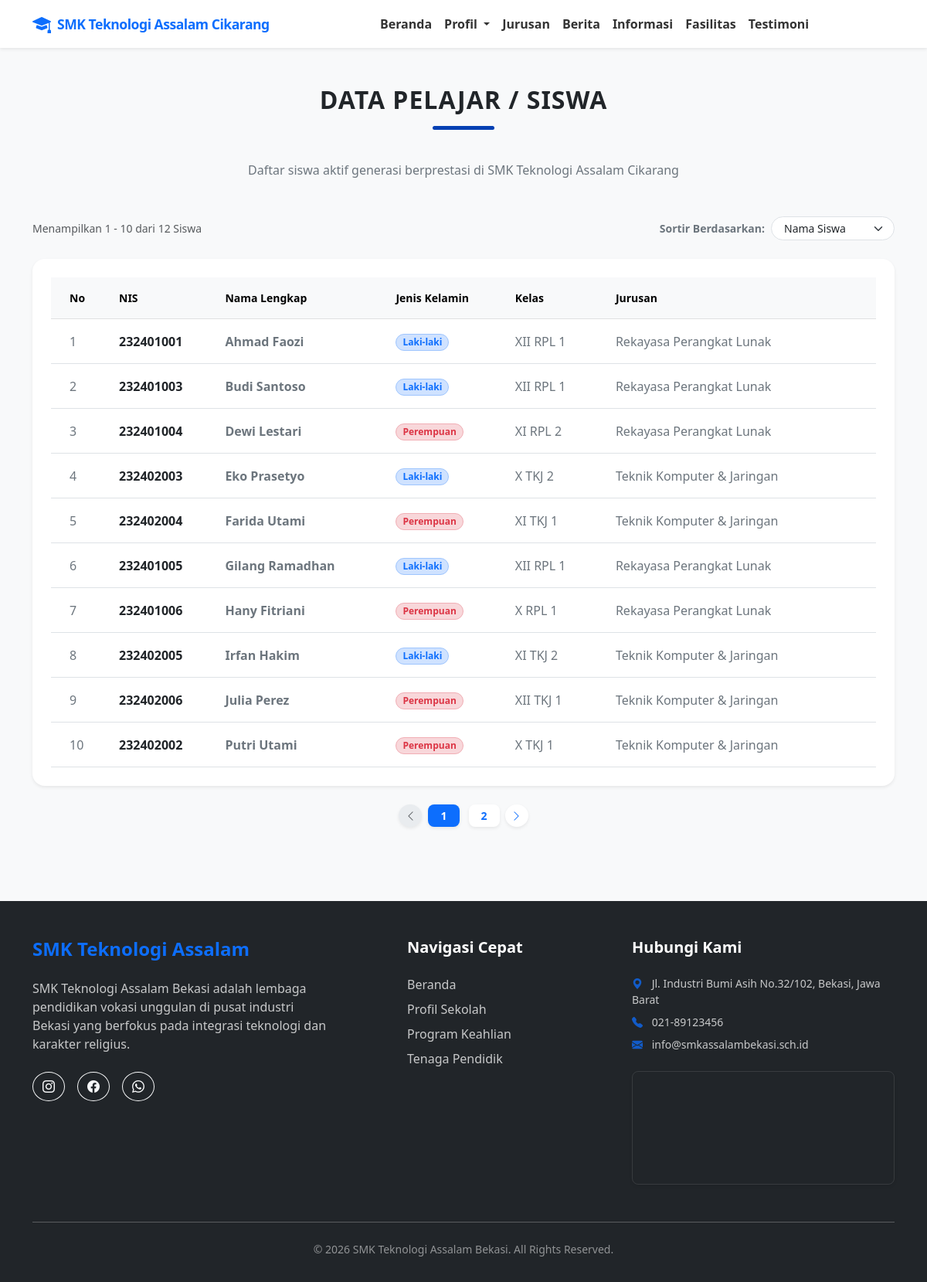
The app's page /siswa.php with its own data.
### tables this page shows
CREATE TABLE `hero` (
  `id` int(11) NOT NULL,
  `judul_utama` varchar(255) NOT NULL,
  `subtitle` text NOT NULL,
  `img_slider_1` varchar(255) NOT NULL,
  `img_slider_2` varchar(255) NOT NULL
);

CREATE TABLE `siswa` (
  `id` int(11) NOT NULL,
  `nis` varchar(20) NOT NULL,
  `nama` varchar(150) NOT NULL,
  `jk` enum('Laki-laki','Perempuan') NOT NULL,
  `kelas` varchar(50) NOT NULL,
  `jurusan` varchar(150) NOT NULL
);

CREATE TABLE `kontak` (
  `id` int(11) NOT NULL,
  `alamat` text NOT NULL,
  `telp` varchar(50) NOT NULL,
  `email` varchar(100) NOT NULL,
  `wa` varchar(50) NOT NULL,
  `ig` varchar(100) NOT NULL,
  `fb` varchar(100) NOT NULL,
  `tentang` text NOT NULL
);

### siswa.php (the view, shortened to what this page needs)
<?php
$conn = mysqli_connect("localhost", "root", "", "dbassalam");
$sort_by = $_GET['sort'] ?? 'nama';
$limit = 10;
$query_total = mysqli_query($conn, "SELECT COUNT(*) as total FROM siswa");
$data_total = mysqli_fetch_assoc($query_total);
$total_data = $data_total['total'];
$total_pages = ceil($total_data / $limit);
$current_page = isset($_GET['page']) ? (int)$_GET['page'] : 1;
$offset = ($current_page - 1) * $limit;
$query_siswa = "SELECT * FROM siswa ORDER BY $sort_by ASC LIMIT $limit OFFSET $offset";
$result_siswa = mysqli_query($conn, $query_siswa);
$siswa_tampil = [];
if ($result_siswa && mysqli_num_rows($result_siswa) > 0) {
    while ($row = mysqli_fetch_assoc($result_siswa)) {
        $siswa_tampil[] = $row;
    }
}
include 'header.php';
?>
    <main class="container content-wrapper">
        <div class="text-center mb-5">
            <h2 class="section-title">Data Pelajar / Siswa</h2>
            <p class="text-secondary">Daftar siswa aktif generasi berprestasi di <?= $hero['judul_utama'] ?? 'SMK Teknologi Assalam' ?></p>
        </div>
        <div class="d-flex flex-column flex-md-row justify-content-between align-items-md-center gap-3 mb-4">
            <div class="text-muted small">
                Menampilkan <?= $total_data > 0 ? $offset + 1 : 0 ?> - <?= min($offset + $limit, $total_data) ?> dari <?= $total_data ?> Siswa
            </div>
            <form method="GET" class="d-flex align-items-center gap-2">
                <label for="sort" class="small fw-semibold text-secondary text-nowrap mb-0">Sortir Berdasarkan:</label>
                <select name="sort" id="sort" class="form-select form-select-sm rounded-pill px-3" onchange="this.form.submit()" style="width: 160px;">
                    <option value="nama" <?= $sort_by == 'nama' ? 'selected' : '' ?>>Nama Siswa</option>
                </select>
            </form>
        </div>
        <div class="card border-0 shadow-sm rounded-4 overflow-hidden mb-4">
            <div class="card-body p-4">
                <div class="table-responsive">
                    <table class="table table-hover align-middle mb-0">
                        <thead class="table-light">
                            <tr class="text-secondary fw-bold small">
                                <th class="py-3 px-4" style="width: 80px;">No</th>
                                <th class="py-3">NIS</th>
                                <th class="py-3">Nama Lengkap</th>
                                <th class="py-3">Jenis Kelamin</th>
                                <th class="py-3">Kelas</th>
                                <th class="py-3 px-4">Jurusan</th>
                            </tr>
                        </thead>
                        <tbody>
                            <?php if (!empty($siswa_tampil)): ?>
                                <?php $no = $offset + 1; foreach($siswa_tampil as $s): ?>
                                <tr>
                                    <td class="py-3 px-4 fw-medium text-secondary"><?= $no++; ?></td>
                                    <td class="py-3 fw-bold text-dark"><?= htmlspecialchars($s['nis']) ?></td>
                                    <td class="py-3 text-secondary fw-semibold"><?= htmlspecialchars($s['nama']) ?></td>
                                    <td class="py-3">
                                        <?php if($s['jk'] == 'Laki-laki'): ?>
                                            <span class="badge bg-primary-subtle text-primary border border-primary-subtle px-2 py-1 rounded-pill small">Laki-laki</span>
                                        <?php else: ?>
                                            <span class="badge bg-danger-subtle text-danger border border-danger-subtle px-2 py-1 rounded-pill small">Perempuan</span>
                                        <?php endif; ?>
                                    </td>
                                    <td class="py-3 text-secondary"><?= htmlspecialchars($s['kelas']) ?></td>
                                    <td class="py-3 px-4 text-secondary"><?= htmlspecialchars($s['jurusan']) ?></td>
                                </tr>
                                <?php endforeach; ?>
                            <?php endif; ?>
                        </tbody>
                    </table>
                </div>
            </div>
        </div>
        <?php if ($total_pages > 1): ?>
        <nav aria-label="Navigasi Halaman Siswa">
            <ul class="pagination pagination-sm justify-content-center gap-1">
                <li class="page-item <?= $current_page <= 1 ? 'disabled' : '' ?>">
                    <a class="page-link rounded-circle border-0 shadow-sm" href="?page=<?= $current_page - 1 ?>&sort=<?= $sort_by ?>" aria-label="Previous">
                        <i class="bi bi-chevron-left"></i>
                    </a>
                </li>
                <?php for ($i = 1; $i <= $total_pages; $i++): ?>
                    <li class="page-item <?= $current_page == $i ? 'active' : '' ?>">
                        <a class="page-link rounded-3 border-0 shadow-sm px-3 mx-1 fw-semibold" href="?page=<?= $i ?>&sort=<?= $sort_by ?>"><?= $i ?></a>
                    </li>
                <?php endfor; ?>
                <li class="page-item <?= $current_page >= $total_pages ? 'disabled' : '' ?>">
                    <a class="page-link rounded-circle border-0 shadow-sm" href="?page=<?= $current_page + 1 ?>&sort=<?= $sort_by ?>" aria-label="Next">
                        <i class="bi bi-chevron-right"></i>
                    </a>
                </li>
            </ul>
        </nav>
        <?php endif; ?>
    </main>
<?php
include 'footer.php';
?>

### header.php (shortened to what this page needs)
<?php
include 'koneksi.php';
$hero     = mysqli_fetch_assoc(mysqli_query($conn, "SELECT * FROM hero LIMIT 1")) ?? [];
$kontak   = mysqli_fetch_assoc(mysqli_query($conn, "SELECT * FROM kontak LIMIT 1")) ?? [];
?>
<!DOCTYPE html>
<html lang="id">
<head>
    <link href="https://cdn.jsdelivr.net/npm/bootstrap@5.3.0/dist/css/bootstrap.min.css" rel="stylesheet">
    <link rel="stylesheet" href="https://cdn.jsdelivr.net/npm/bootstrap-icons@1.11.0/font/bootstrap-icons.css">
</head>
<body>
    <nav id="mainNav" class="navbar navbar-expand-lg fixed-top shadow-sm py-2">
        <div class="container">
            <a class="navbar-brand fw-bold text-primary d-flex align-items-center" href="index.php">
                <i class="bi bi-mortarboard-fill me-2 fs-4"></i>
                <span style="letter-spacing: -0.5px; font-size: 1.1rem;"><?= $hero['judul_utama'] ?? '' ?></span>
            </a>
            <div class="collapse navbar-collapse" id="navbarNav">
                <ul class="navbar-nav ms-auto align-items-lg-center">
                    <li class="nav-item"><a class="nav-link px-lg-2 small fw-semibold" href="index.php">Beranda</a></li>
                    <li class="nav-item dropdown">
                        <a class="nav-link dropdown-toggle px-lg-2 small fw-semibold" href="#" id="navbarDropdownProfil" role="button" data-bs-toggle="dropdown" aria-expanded="false">
                            Profil
                        </a>
                    </li>
                    <li class="nav-item"><a class="nav-link px-lg-2 small fw-semibold" href="index.php#jurusan">Jurusan</a></li>
                    <li class="nav-item"><a class="nav-link px-lg-2 small fw-semibold" href="index.php#berita">Berita</a></li>
                    <li class="nav-item"><a class="nav-link px-lg-2 small fw-semibold" href="index.php#informasi">Informasi</a></li>
                    <li class="nav-item"><a class="nav-link px-lg-2 small fw-semibold" href="index.php#fasilitas">Fasilitas</a></li>
                    <li class="nav-item"><a class="nav-link px-lg-2 small fw-semibold" href="index.php#testimoni">Testimoni</a></li>
                    <li class="nav-item ms-lg-2 mt-2 mt-lg-0">
                        <a class="nav-link btn btn-danger btn-sm text-white px-3 py-1 rounded-pill d-inline-block w-auto" href="dashboard" style="font-size: 0.85rem;">
                            <i class="bi bi-lock-fill me-1"></i> Admin
                        </a>
                    </li>
                </ul>
            </div>
        </div>
    </nav>

### footer.php (shortened to what this page needs)
<footer class="bg-dark text-white pt-5 pb-3">
        <div class="container">
            <div class="row g-5">
                <div class="col-lg-5">
                    <h4 class="fw-bold text-primary mb-4">SMK Teknologi Assalam</h4>
                    <p class="opacity-75 pe-lg-5 mb-4"><?= $kontak['tentang'] ?? '' ?></p>
                    <div class="d-flex gap-3 mt-4">
                        <a href="https://www.instagram.com/<?= $kontak['ig'] ?? '' ?>" class="btn btn-outline-light rounded-circle"><i class="bi bi-instagram"></i></a>
                        <a href="https://fb.me/<?= $kontak['fb'] ?? '' ?>" class="btn btn-outline-light rounded-circle"><i class="bi bi-facebook"></i></a>
                        <a href="https://wa.me/<?= $kontak['wa'] ?? '' ?>" class="btn btn-outline-light rounded-circle"><i class="bi bi-whatsapp"></i></a>
                    </div>
                </div>
                <div class="col-lg-3">
                    <h5 class="fw-bold mb-4">Navigasi Cepat</h5>
                    <ul class="list-unstyled opacity-75">
                        <li class="mb-2"><a href="#hero" class="text-white text-decoration-none">Beranda</a></li>
                        <li class="mb-2"><a href="#profil" class="text-white text-decoration-none">Profil Sekolah</a></li>
                        <li class="mb-2"><a href="#jurusan" class="text-white text-decoration-none">Program Keahlian</a></li>
                        <li class="mb-2"><a href="#guru" class="text-white text-decoration-none">Tenaga Pendidik</a></li>
                    </ul>
                </div>
                <div class="col-lg-4">
                    <h5 class="fw-bold mb-4">Hubungi Kami</h5>
                    <p class="small opacity-75 mb-2"><i class="bi bi-geo-alt-fill text-primary me-2"></i> <?= $kontak['alamat'] ?? '' ?></p>
                    <p class="small opacity-75 mb-2"><i class="bi bi-telephone-fill text-primary me-2"></i> <?= $kontak['telp'] ?? '' ?></p>
                    <p class="small opacity-75 mb-4"><i class="bi bi-envelope-fill text-primary me-2"></i> <?= $kontak['email'] ?? '' ?></p>
                    <?php if (!empty($kontak['alamat'])): ?>
                        <div class="rounded-3 overflow-hidden shadow-sm ratio ratio-21x9" style="border: 1px solid rgba(255,255,255,0.1);">
                            <iframe
                                src="https://maps.google.com/maps?q=<?= $hero['judul_utama'] ?> <?= urlencode($kontak['alamat']) ?>&t=&z=15&ie=UTF8&iwloc=&output=embed"
                                style="border:0;"
                                allowfullscreen=""
                                loading="lazy"
>
                            </iframe>
                        </div>
                    <?php endif; ?>
                </div>
            </div>
            <hr class="mt-5 mb-4 opacity-25">
            <div class="text-center opacity-50 small">
                <p>&copy; 2026 SMK Teknologi Assalam Bekasi. All Rights Reserved. </p>
            </div>
        </div>
    </footer>
</body>
</html>

### header.php (style rules this page uses)
:root { --primary-color: #0440b3; --accent-color: #ffc107; }
body { font-family: 'Segoe UI', Tahoma, Geneva, Verdana, sans-serif; background-color: #f8f9fa; overflow-x: hidden; }
.navbar { background: rgba(255, 255, 255, 0.95); backdrop-filter: blur(10px); }
.nav-link { font-weight: 500; color: #333; transition: 0.3s; }
.content-wrapper { padding-top: 110px; padding-bottom: 80px; }
.section-title { font-weight: 800; margin-bottom: 40px; position: relative; padding-bottom: 20px; text-transform: uppercase; letter-spacing: 1px; }
.section-title::after { content: ''; position: absolute; bottom: 0; left: 50%; transform: translateX(-50%); width: 80px; height: 5px; background: var(--primary-color); border-radius: 10px; }

### records on screen
hero: judul_utama "SMK Teknologi Assalam Cikarang"
siswa: nis "232401001", nama "Ahmad Faozi", jk "Laki-laki", kelas "XII RPL 1", jurusan "Rekayasa Perangkat Lunak"
siswa: nis "232401003", nama "Budi Santoso", jk "Laki-laki", kelas "XII RPL 1", jurusan "Rekayasa Perangkat Lunak"
siswa: nis "232401004", nama "Dewi Lestari", jk "Perempuan", kelas "XI RPL 2", jurusan "Rekayasa Perangkat Lunak"
siswa: nis "232402003", nama "Eko Prasetyo", jk "Laki-laki", kelas "X TKJ 2", jurusan "Teknik Komputer & Jaringan"
siswa: nis "232402004", nama "Farida Utami", jk "Perempuan", kelas "XI TKJ 1", jurusan "Teknik Komputer & Jaringan"
siswa: nis "232401005", nama "Gilang Ramadhan", jk "Laki-laki", kelas "XII RPL 1", jurusan "Rekayasa Perangkat Lunak"
siswa: nis "232401006", nama "Hany Fitriani", jk "Perempuan", kelas "X RPL 1", jurusan "Rekayasa Perangkat Lunak"
siswa: nis "232402005", nama "Irfan Hakim", jk "Laki-laki", kelas "XI TKJ 2", jurusan "Teknik Komputer & Jaringan"
siswa: nis "232402006", nama "Julia Perez", jk "Perempuan", kelas "XII TKJ 1", jurusan "Teknik Komputer & Jaringan"
siswa: nis "232402002", nama "Putri Utami", jk "Perempuan", kelas "X TKJ 1", jurusan "Teknik Komputer & Jaringan"
kontak: tentang "SMK Teknologi Assalam Bekasi adalah lembaga pendidikan vokasi unggulan di pusat industri Bekasi yang berfokus pada integrasi teknologi dan karakter religius.", alamat "Jl. Industri Bumi Asih No.32/102, Bekasi, Jawa Barat", telp "021-89123456", email "info@smkassalambekasi.sch.id"

### other values on screen
$offset + 1 "1"
min($offset + $limit, $total_data) "10"
$total_data "12"
